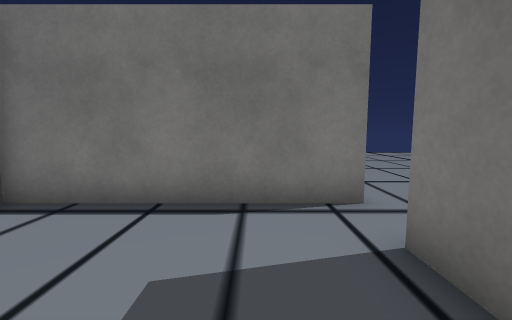
[1] (above)

16 first-person views from a walk through a Unity game level. The camera is 1.3 m above the floor, tilts 6° down and sees 90° across. The floor is counted in squares, 1 m on a side. Each view is taken from the middle of a square. On the plan, view 1 faces up. The plan holds only what a view shows up to about 13 squares ahead; the rest is blank. The place goes on beyond the plan. The player is left out. Some surface patterns are stand-ins.

[2]
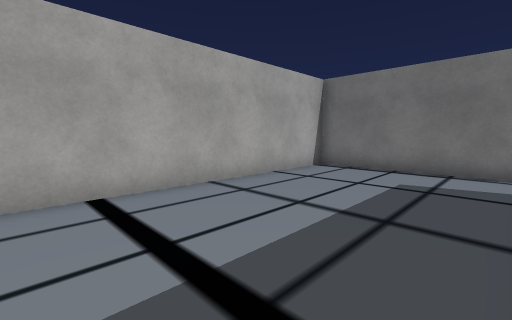

[3]
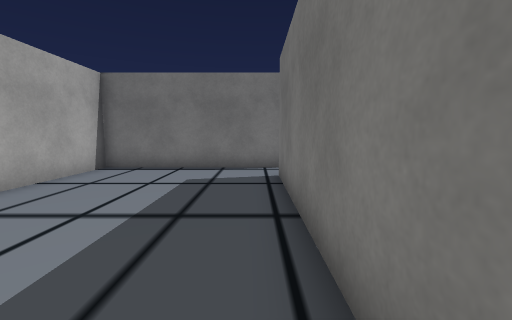

[4]
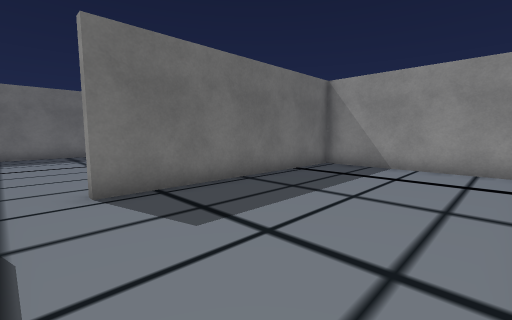

[5]
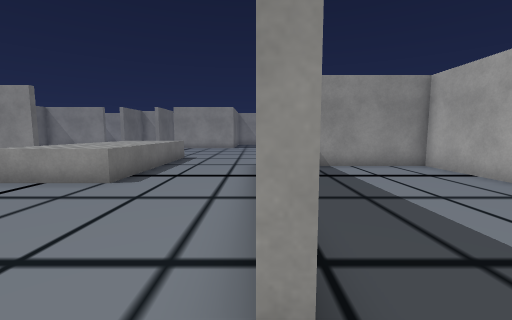

[6]
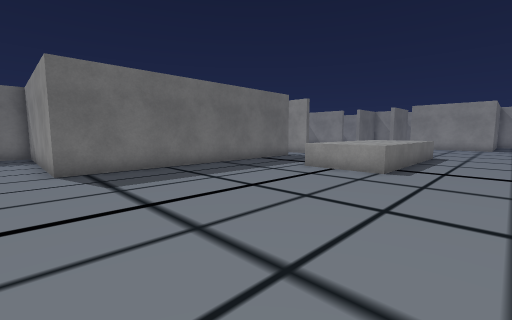

[7]
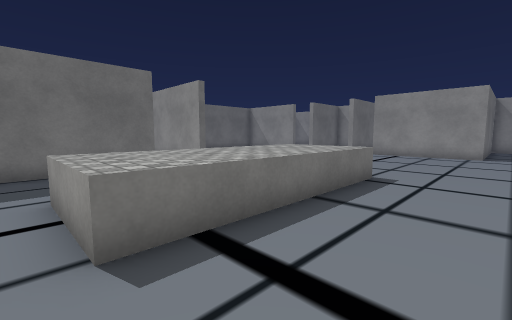

[8]
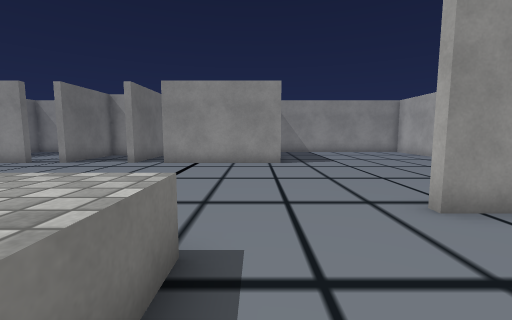

[9]
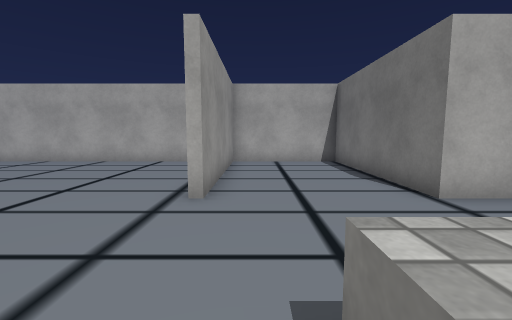

[10]
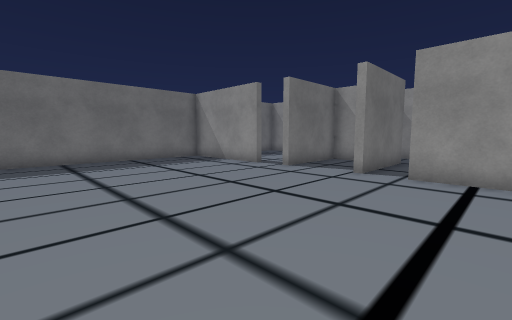

[11]
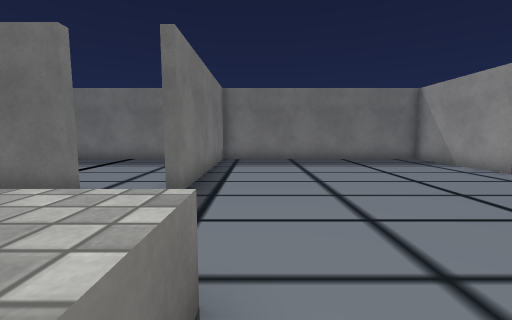

[12]
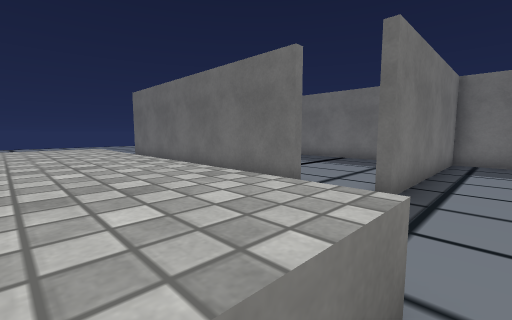

[13]
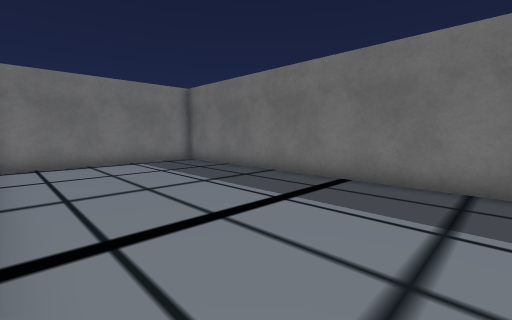

[14]
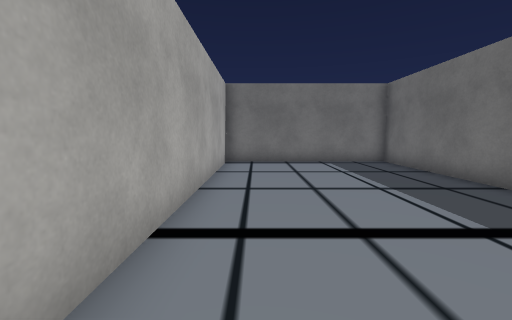

[15]
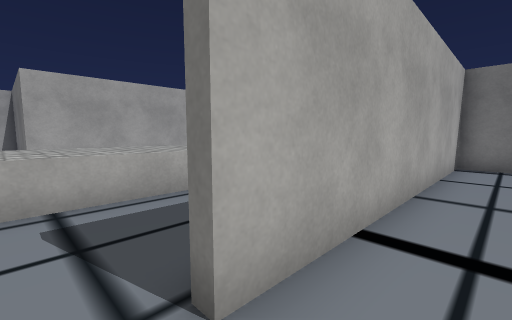

[16]
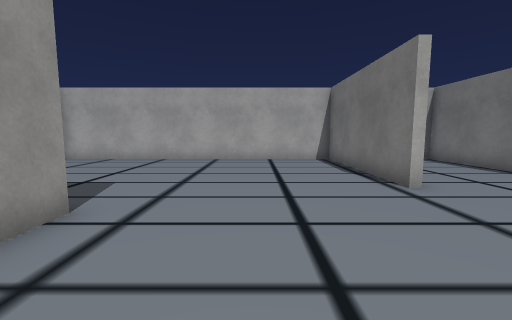

### Floor plan
Key: @ floor where view 1 was taken; # wall or solid block; . floor; ^ raised ledge.
Columns run from 5 left of view 1 to 20 right of it. Each row starts with its distance up from view 1.
  7         ..
  6         .................#
  5 ########.........#########
  4 #................##......#
  3 #................##......#
  2 #......#.........##......#
  1 #......#.........##......#
  0 #....@.#.........##......#
 -1 #......#.........##......#
 -2 #......#.........##......#
 -3 #......#...^^^^..##......#
 -4 #......#...^^^^..##......#
 -5 #......#...^^^^..##......#
 -6 ########...^^^^..##......#
 -7 #..........^^^^..........#
 -8 #..........^^^^   ########
 -9 #..........^^^^..........#
-10 #........................#
-11 ########.................#
-12 #........................#
-13 #........................#
-14 #........................#
-15 #........................#
-16 #........................#
-17 #........................#
-18 #........######....#######
-19 #........#    ###.##
-20 #........      # .#

Where each view was taken, in squares from view 1:
view 1: 0 up, 0 right, facing up
view 2: 5 down, 1 right, facing up-left
view 3: 5 down, 1 right, facing up
view 4: 4 up, 4 left, facing down-right
view 5: 4 up, 2 right, facing down
view 6: 6 up, 3 right, facing down-right
view 7: 2 down, 3 right, facing down-right
view 8: 7 down, 5 right, facing down
view 9: 10 down, 7 right, facing left
view 10: 10 down, 7 right, facing down-right
view 11: 10 down, 7 right, facing right
view 12: 10 down, 7 right, facing up-right
view 13: 7 down, 13 right, facing up-right
view 14: 7 down, 14 right, facing up
view 15: 7 down, 14 right, facing up-left
view 16: 15 down, 8 right, facing left
